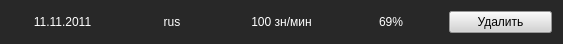
<?xml version="1.0" encoding="UTF-8"?>
<ui version="4.0">
 <class>Row</class>
 <widget class="QWidget" name="Row">
  <property name="geometry">
   <rect>
    <x>0</x>
    <y>0</y>
    <width>563</width>
    <height>43</height>
   </rect>
  </property>
  <property name="maximumSize">
   <size>
    <width>16777215</width>
    <height>50</height>
   </size>
  </property>
  <property name="windowTitle">
   <string>Form</string>
  </property>
  <property name="styleSheet">
   <string notr="true">background-color: rgb(40, 40, 40);</string>
  </property>
  <layout class="QHBoxLayout" name="horizontalLayout">
   <item>
    <widget class="QLabel" name="date">
     <property name="styleSheet">
      <string notr="true">color: rgb(255, 255, 255);</string>
     </property>
     <property name="text">
      <string>11.11.2011</string>
     </property>
     <property name="alignment">
      <set>Qt::AlignCenter</set>
     </property>
    </widget>
   </item>
   <item>
    <widget class="QLabel" name="lang">
     <property name="styleSheet">
      <string notr="true">color: rgb(255, 255, 255);</string>
     </property>
     <property name="text">
      <string>rus</string>
     </property>
     <property name="alignment">
      <set>Qt::AlignCenter</set>
     </property>
    </widget>
   </item>
   <item>
    <widget class="QLabel" name="speed">
     <property name="styleSheet">
      <string notr="true">color: rgb(255, 255, 255);</string>
     </property>
     <property name="text">
      <string>100 зн/мин</string>
     </property>
     <property name="alignment">
      <set>Qt::AlignCenter</set>
     </property>
    </widget>
   </item>
   <item>
    <widget class="QLabel" name="accuracy">
     <property name="styleSheet">
      <string notr="true">color: rgb(255, 255, 255);</string>
     </property>
     <property name="text">
      <string>69%</string>
     </property>
     <property name="alignment">
      <set>Qt::AlignCenter</set>
     </property>
    </widget>
   </item>
   <item>
    <widget class="QPushButton" name="remove">
     <property name="styleSheet">
      <string notr="true">background-color: rgb(211, 211, 211);</string>
     </property>
     <property name="text">
      <string>Удалить</string>
     </property>
    </widget>
   </item>
  </layout>
 </widget>
 <resources/>
 <connections/>
</ui>
